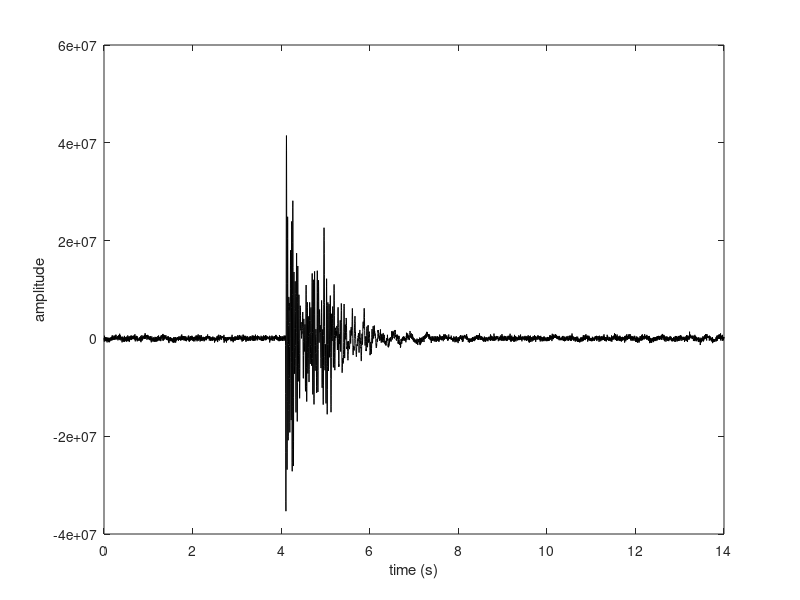

Here is the MATLAB script that generated this plot:
clear 
close all
clc

load seis_data

sig = seis_data;

dt = 0.002;
tt = dt*[1:length(sig)];

figure
plot(tt,sig,'k');
xlabel 'time (s)'
ylabel 'amplitude'
box on

